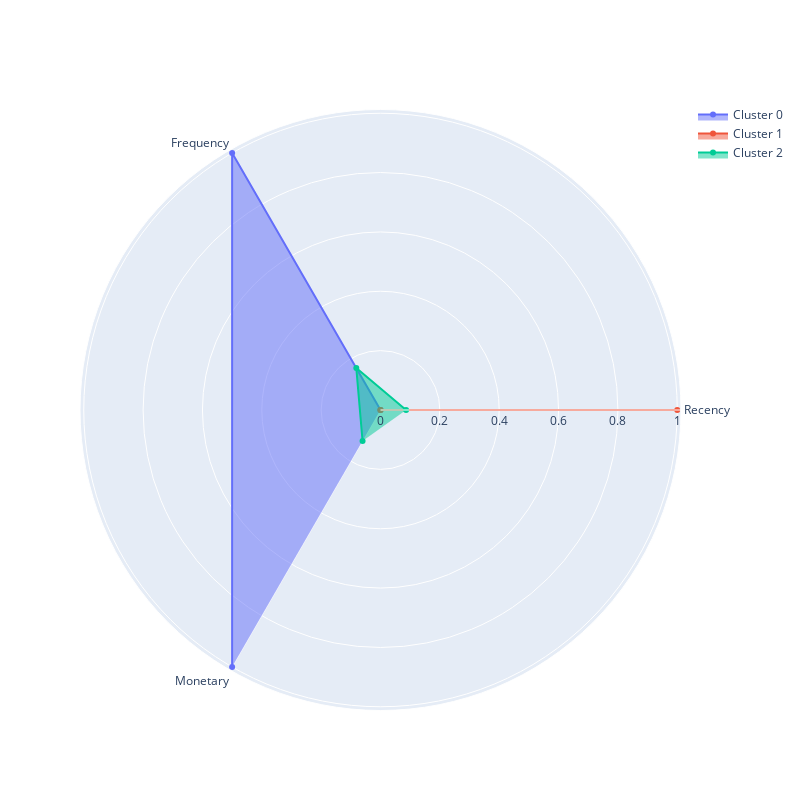

Write notebook code for a chart like this one.
### Markdown cell above
### Задание 5.8

Визуализируйте профили кластеров в виде полярной диаграммы на основе средних RFM-характеристик, вычисленных для каждого кластера. 

Проанализируйте кластеры и на основе анализа сопоставьте номер кластера и его описание.

Описание кластера:
* Кластер соответствует «лояльным» клиентам, которые приносят наибольший доход, совершают покупки чаще всего, а давность их последней покупки наименьшая.
* Кластер соответствует «промежуточным» клиентам, которые являются активными, но покупают не так часто и много, как лояльные клиенты. В то же время эти клиенты не являются «потерянными».
* Кластер соответствует «потерянным» клиентам, которые купили меньше всего товара, и их последняя покупка была совершена очень давно.

### Code cell
plot_cluster_profile(cluster_grouped, n_clusters=3)

### Figure 1 — Plotly figure (JSON) as saved in the notebook; plotly's stock layout.template omitted (floating-point values rounded to 4 significant figures)
{"data": [{"fill": "toself", "name": "Cluster 0", "r": [0, 1, 1], "theta": ["Recency", "Frequency", "Monetary"], "type": "scatterpolar"}, {"fill": "toself", "name": "Cluster 1", "r": [1.0, 0, 0], "theta": ["Recency", "Frequency", "Monetary"], "type": "scatterpolar"}, {"fill": "toself", "name": "Cluster 2", "r": [0.08623, 0.1631, 0.1209], "theta": ["Recency", "Frequency", "Monetary"], "type": "scatterpolar"}], "layout": {"autosize": false, "height": 800, "showlegend": true, "width": 800}}
